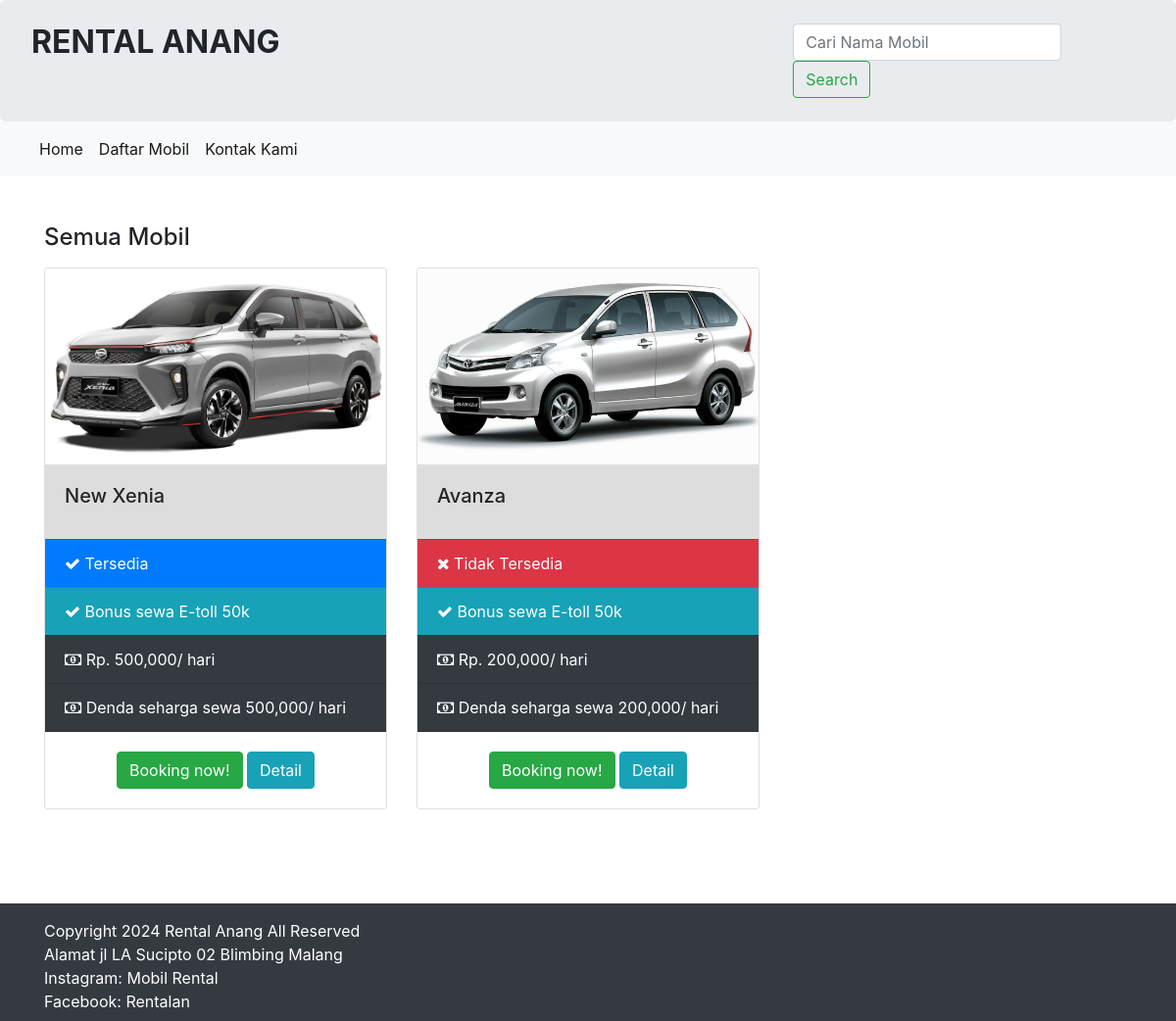
Screenshot of /blog.php with the database file from the repository.
### tables this page shows
CREATE TABLE `infoweb` (
  `id` int(11) NOT NULL,
  `nama_rental` varchar(255) DEFAULT NULL,
  `telp` varchar(15) DEFAULT NULL,
  `alamat` text DEFAULT NULL,
  `email` varchar(255) DEFAULT NULL,
  `no_rek` text DEFAULT NULL,
  `updated_at` timestamp NOT NULL DEFAULT current_timestamp()
);

CREATE TABLE `mobil` (
  `id_mobil` int(11) NOT NULL,
  `no_plat` varchar(255) NOT NULL,
  `merk` varchar(255) NOT NULL,
  `harga` int(255) NOT NULL,
  `deskripsi` varchar(255) NOT NULL,
  `status` varchar(255) NOT NULL,
  `gambar` text NOT NULL
);

### koneksi/koneksi.php (called while the page is built, shortened)
<?php
    $user = 'root';
    $pass = '';
    $koneksi = new PDO("mysql:host=localhost;dbname=codekop_free_rental_mobil", $user, $pass);
    $sql_web = "SELECT * FROM infoweb WHERE id = 1";
    $row_web = $koneksi->prepare($sql_web);
    $row_web->execute();
    $info_web = $row_web->fetch(PDO::FETCH_OBJ);
?>

### blog.php (the view, shortened to what this page needs)
<?php
    require 'koneksi/koneksi.php';
    include 'header.php';
    if($_GET['cari'])
    {
        $cari = strip_tags($_GET['cari']);
        $query =  $koneksi -> query('SELECT * FROM mobil WHERE merk LIKE "%'.$cari.'%" ORDER BY id_mobil DESC')->fetchAll();
    }else{
        $query =  $koneksi -> query('SELECT * FROM mobil ORDER BY id_mobil DESC')->fetchAll();
    }
?>
<br>
<br>
<div class="container">
<div class="row">
    <div class="col-sm-12">
        <?php
            if($_GET['cari'])
            {
                echo '<h4> Keyword Pencarian : '.$cari.'</h4>';
            }else{
                echo '<h4> Semua Mobil</h4>';
            }
        ?>
        <div class="row mt-3">
        <?php
            $no =1;
            foreach($query as $isi)
            {
        ?>
            <div class="col-sm-4">
                <div class="card">
                <img src="assets/image/<?php echo $isi['gambar'];?>" class="card-img-top" style="height:200px;object-fit:cover;">
                    <div class="card-body" style="background:#ddd">
                        <h5 class="card-title"><?php echo $isi['merk'];?></h5>
                    </div>
                    <ul class="list-group list-group-flush">
                        <?php if($isi['status'] == 'Tersedia'){?>
                            <li class="list-group-item bg-primary text-white">
                                <i class="fa fa-check"></i> Tersedia
                            </li>
                        <?php }else{?>
                            <li class="list-group-item bg-danger text-white">
                                <i class="fa fa-close"></i> Tidak Tersedia
                            </li>
                        <?php }?>
                        <li class="list-group-item bg-info text-white"><i class="fa fa-check"></i> Bonus sewa E-toll 50k</li>
                        <li class="list-group-item bg-dark text-white">
                            <i class="fa fa-money"></i> Rp. <?php echo number_format($isi['harga']);?>/ hari
                        </li>
                        <li class="list-group-item bg-dark text-white">
                            <i class="fa fa-money"></i> Denda seharga sewa <?php echo number_format($isi['harga']);?>/ hari
                        </li>
                    </ul>
                    <div class="card-body">
                        <center>
                            <a href="booking.php?id=<?php echo $isi['id_mobil'];?>" class="btn btn-success">Booking now!</a>
                            <a href="detail.php?id=<?php echo $isi['id_mobil'];?>" class="btn btn-info">Detail</a>
                        </center>
                    </div>
                </div>
            </div>
            <?php $no++;}?>
        </div>
    </div>
</div>
</div>
<br>
<br>
<br>
<?php include 'footer.php';?>

### header.php (shortened to what this page needs)
<!doctype html>
<html lang="en">
  <head>
    <link rel="stylesheet" href="assets/css/bootstrap.css" >
    <link rel="stylesheet" href="assets/css/font-awesome.css" >
  </head>
  <body>
    <div class="jumbotron pt-4 pb-4">
        <div class="row">
            <div class="col-sm-8">
                <h2><b style="text-transform:uppercase;"><?= $info_web->nama_rental;?> </b></h2>
            </div>
            <div class="col-sm-4">
                <form class="form-inline" method="get" action="blog.php">
                    <input class="form-control mr-sm-2" type="search" name="cari" placeholder="Cari Nama Mobil" aria-label="Search">
                    <button class="btn btn-outline-success my-2 my-sm-0" type="submit">Search</button>
                </form>
            </div>
        </div>
    </div>
    <nav class="navbar navbar-expand-lg navbar-light bg-light">
        <div class="collapse navbar-collapse" id="navbarTogglerDemo01">
            <ul class="navbar-nav mr-auto mt-2 mt-lg-0">
                <li class="nav-item active">
                    <a class="nav-link" href="index.php">Home <span class="sr-only">(current)</span></a>
                </li>
                <li class="nav-item active">
                    <a class="nav-link" href="blog.php">Daftar Mobil</a>
                </li>
                <li class="nav-item active">
                    <a class="nav-link" href="kontak.php">Kontak Kami</a>
                </li>
            </ul>
        </div>
    </nav>

### footer.php (shortened to what this page needs)
    <div class="footer mt-4 bg-dark text-white pt-3 pb-2">
      <div class="container">
        Copyright <?= date('Y');?> <?= $info_web->nama_rental;?> All Reserved
      </div>
      <div class="container">
        Alamat jl LA Sucipto 02 Blimbing Malang
      </div>
      <div class="container">
        Instagram: Mobil Rental
      </div>
      <div class="container">
        Facebook: Rentalan
      </div>
    </div>
  </body>
</html>

### rows the page displays
infoweb: nama_rental "RENTAL ANANG", nama_rental "Rental Anang"
mobil: gambar (picture), merk "New Xenia", status "Tersedia" (drawn), harga "500,000"
mobil: gambar (picture), merk "Avanza", status "Tidak Tersedia" (drawn), harga "200,000"
